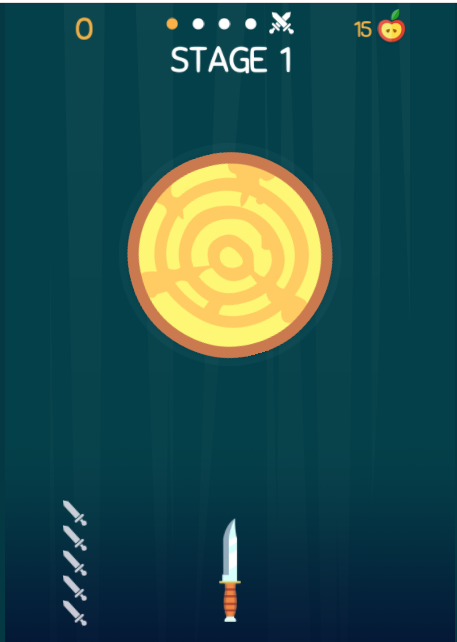
#> input picture img/game_screen.png, 457 x 642 px, found by its file name
$ jupyter execute --allow-errors Ketchapp-bot.ipynb
#> lines starting #> are read from the running program, lines starting #| are printed output that depends on the picture; after the words box and inside, x2 and y2 are one past the last pixel; in counts of white or black regions, pixels touching at a corner belong together
<a href="https://colab.research.google.com/github/satelerd/knife-hit-bot/blob/main/Ketchapp-bot.ipynb" target="_parent"></a>

[cell 1]
import cv2
from google.colab.patches import cv2_imshow
import numpy as np
import mss
from PIL import Image

[cell 2]
game_img = cv2.imread('/content/drive/MyDrive/Code/Knife Hit BOT/game_screen.png', cv2.IMREAD_UNCHANGED)
#> game_img is the input picture: shape (642, 457, 4); mean B, G, R, A 77.4, 78.7, 37.1, 255
not_knife_img2 = cv2.imread('/content/drive/MyDrive/Code/Knife Hit BOT/not_knife2.png', cv2.IMREAD_UNCHANGED)
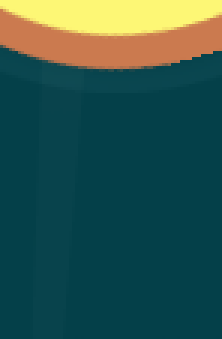
#> input picture img/not_knife2.png, 74 x 113 px, found by its file name (shown 3 times larger)
#> not_knife_img2 is the input picture: shape (113, 74, 4); mean B, G, R, A 77.9, 85.4, 45.2, 255
not_knife_img3 = cv2.imread('/content/drive/MyDrive/Code/Knife Hit BOT/not_knife3.png', cv2.IMREAD_UNCHANGED)
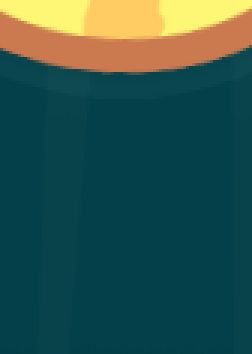
#> input picture img/not_knife3.png, 84 x 118 px, found by its file name (shown 3 times larger)
#> not_knife_img3 is the input picture: shape (118, 84, 4); mean B, G, R, A 77.6, 84.5, 45.6, 255
knife_img = cv2.imread('/content/drive/MyDrive/Code/Knife Hit BOT/knife.png', cv2.IMREAD_UNCHANGED)
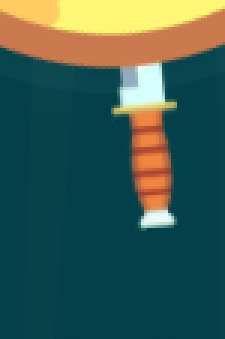
#> input picture img/knife.png, 75 x 113 px, found by its file name (shown 3 times larger)
#> knife_img is the input picture: shape (113, 75, 4); mean B, G, R, A 81.9, 91.8, 60, 255

searching = not_knife_img2

[cell 3]
cv2_imshow(game_img)
cv2_imshow(not_knife_img2)
cv2_imshow(knife_img)

[cell 4]
result = cv2.matchTemplate(game_img, searching, cv2.TM_CCOEFF_NORMED)
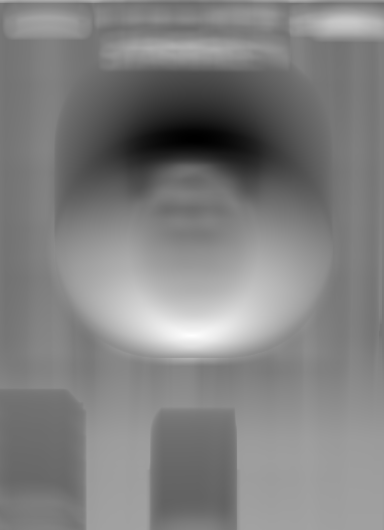
#> result: shape (530, 384) float32; min -0.859, max 1, mean 0.0773; drawn with min black and max white
min_val, max_val, min_loc, max_loc = cv2.minMaxLoc(result)
#> min_val = -0.859; max_val = 1; min_loc = (195, 140); max_loc = (191, 335)
max_val
#> Out = 1

[cell 5]
w = searching.shape[1]
#> w = 74
h = searching.shape[0]
#> h = 113

cv2.rectangle(game_img, max_loc, (max_loc[0] + w, max_loc[1] + h), (0,255,255), 2)
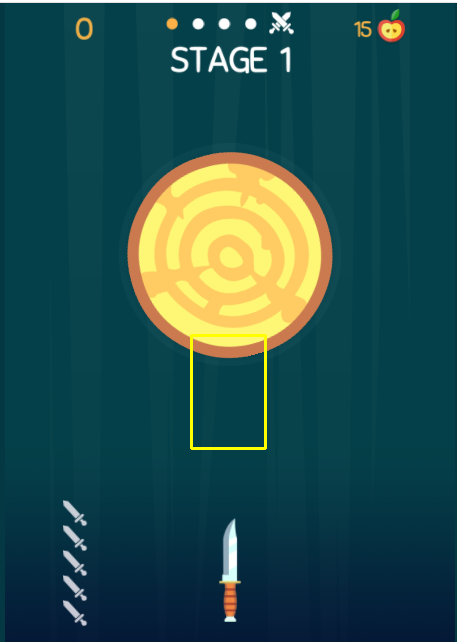
#> game_img: shape (642, 457, 4); 0.38% of pixels changed, all inside (x1, y1, x2, y2) = (190, 334, 267, 450)

[cell 6]
threshold = 0.9
yloc, xloc = np.where(result >= threshold)
#> yloc = 377 values from 329 to 339; xloc = 377 values, max 212 at index 59, min 171 at index 60, mean 191.5
len(xloc)
#> Out = 377
